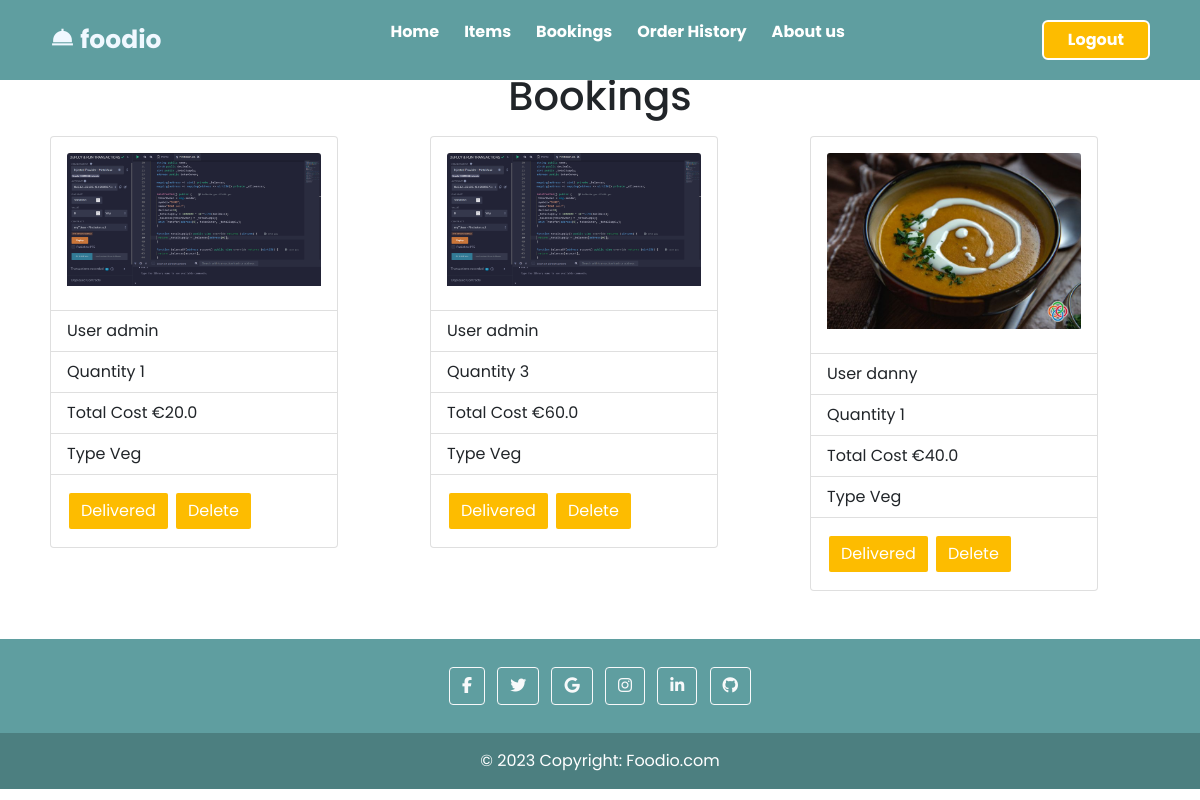
/bookings/ (signed in), run on an earlier commit of the app's database.
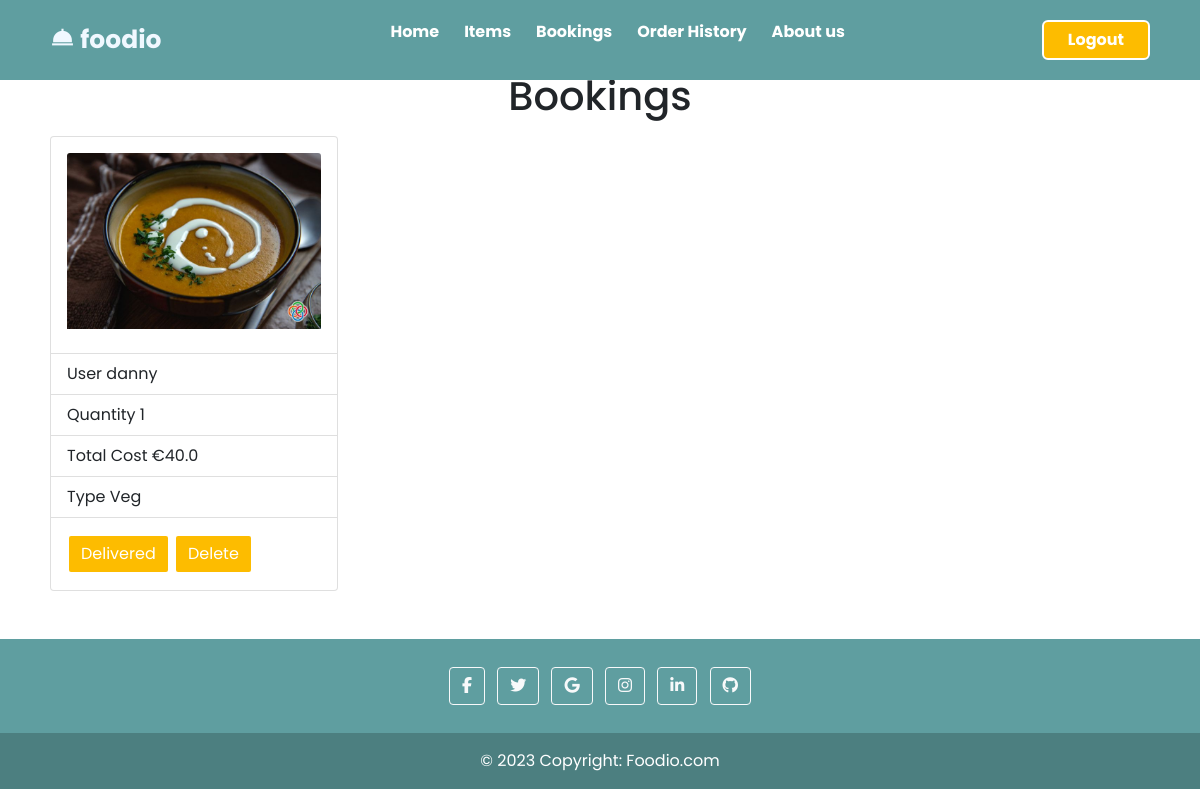
And on a later commit of the database.
### bookings/models.py (models this page shows, shortened)
class Bookorders(models.Model):
    user_id=models.ForeignKey(User,on_delete=models.CASCADE)
    item_id=models.ForeignKey(Items,on_delete=models.CASCADE)
    bookingdate= models.DateTimeField()
    quantity=models.IntegerField()
    total_cost=models.FloatField(null=True,blank=True)
    booking_status= models.BooleanField()

### items/models.py (models this page shows, shortened)
class Items(models.Model):
    item_name= models.CharField(max_length=100)
    item_price= models.IntegerField()
    item_description= models.CharField(max_length=100)
    item_isveg= models.BooleanField()
    item_img = models.ImageField(upload_to='static/photos/',default=None)

### bookings/views.py (the view)
# urls.py: path('', views.bookings, name='bookings' ),
@login_required
@require_http_methods(["GET"])
def bookings(request):
    try:
        if request.user.username == 'admin':
            data=Bookorders.objects.filter(booking_status=False)
        else:
            data=Bookorders.objects.filter(booking_status=False, user_id=request.user.id)
        return render(request , 'bookings/bookings.html',{'orders':data})
    except Exception:
        return redirect(handler500)

### templates/bookings/bookings.html (shortened to what this page needs)
{% extends 'base.html' %}
{% block body %}
{% load static %}
<div class="container">
    <h1 style=" text-align: center; ">Bookings</h1>
    <div class="row row-cols-10 row-cols-md-3">
        {% for order in orders %}
        <div class="col mb-4">
            <div class="d-flex mb-3">
                <div class="p-2">
                    <div class="card" style="width: 18rem;">
                        <div class="card-body">
                            <img src="/{{ order.item_id.item_img }}" style="width: 100%;height: auto;"
                                class=" card-img-top" alt="{{ order.item_id.item_img }}">
                        </div>
                        <ul class="list-group list-group-flush">
                            <li class="list-group-item">User {{ order.user_id }}</li>
                            <li class="list-group-item">Quantity {{ order.quantity }}</li>
                            <li class="list-group-item">Total Cost €{{ order.total_cost }} </li>
                            <li class="list-group-item">Type
                                {% if order.item_id.item_isveg %}
                                {{ "Veg" }}
                                {% else %}
                                {{ "Non-Veg" }}
                                {% endif %}
                            </li>
                        </ul>
                        <div class="card-body">
                            {% if user.is_superuser %}
                            <button class="btn btn-primary next-btn"
                                style="color:white; background-color: #fdbc00; border: 2px solid #fff;">
                                <a href="{% url 'updatebooking' order.id %}" style="color:white">Delivered</a></button>
                            {% endif %}
                            <button class="btn btn-primary prev-btn"
                                style="color:white; background-color: #fdbc00; border: 2px solid #fff;"> <a
                                    href="{% url 'deletebookings' order.id %}" style="color:white">Delete</a></button>
                        </div>
                    </div>
                </div>
            </div>
        </div>
        {% endfor %}
    </div>
</div>
{% endblock %}

What changed in the data, as far as the page shows it:
removed Bookorders: item_id.item_img (picture), user_id "admin", quantity "1", total_cost "20.0", value "Veg"
removed Bookorders: item_id.item_img (picture), user_id "admin", quantity "3", total_cost "60.0", value "Veg"
